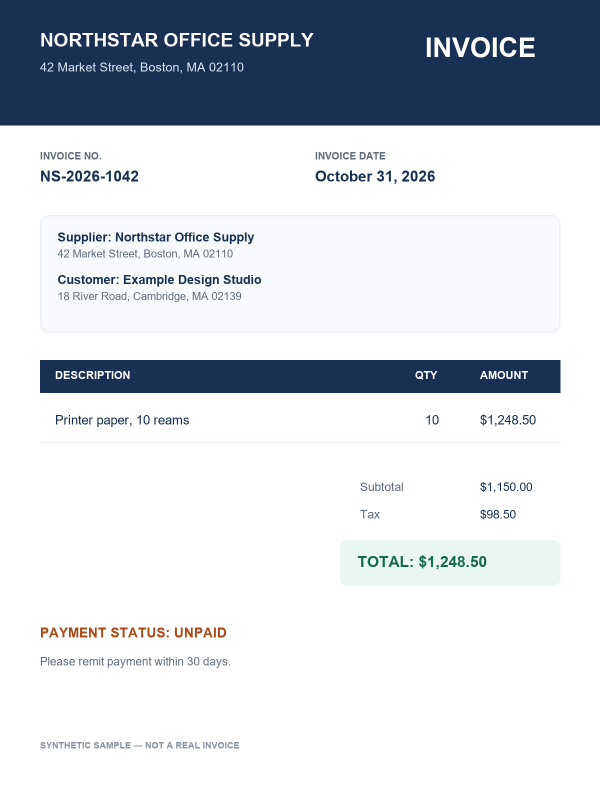
#> input picture samples/sample_invoice.png, 1200 x 1600 px (shown at 1/2 size)
$ python create_demo_video.py
#> lines starting #> are read from the running program, lines starting #| are printed output that depends on the picture
"""Create a short MP4 walkthrough from the real sample output and app workflow."""

from __future__ import annotations

import json
from pathlib import Path

import cv2
import numpy as np
from PIL import Image, ImageDraw, ImageFont


ROOT = Path(__file__).resolve().parents[1]
WIDTH, HEIGHT = 1280, 720
NAVY = "#183153"
BLUE = "#3478D4"
GREEN = "#16845B"
INK = "#202B3C"
MUTED = "#68778A"
BG = "#F3F6FA"
WHITE = "#FFFFFF"


def font(size: int, bold: bool = False) -> ImageFont.FreeTypeFont | ImageFont.ImageFont:
    path = Path("C:/Windows/Fonts") / ("arialbd.ttf" if bold else "arial.ttf")
    return ImageFont.truetype(str(path), size=size) if path.exists() else ImageFont.load_default(size=size)


def text(draw: ImageDraw.ImageDraw, xy: tuple[int, int], value: str, size: int = 22,
         color: str = INK, bold: bool = False) -> None:
    draw.text(xy, value, font=font(size, bold), fill=color)


def base_scene(step: int, title: str) -> tuple[Image.Image, ImageDraw.ImageDraw]:
    canvas = Image.new("RGB", (WIDTH, HEIGHT), BG)
    draw = ImageDraw.Draw(canvas)
    draw.rectangle((0, 0, WIDTH, 76), fill=NAVY)
    text(draw, (44, 22), "DOCUMENT INTELLIGENCE", 26, WHITE, True)
    text(draw, (902, 26), "LOCAL STREAMLIT DEMO", 18, "#C8D8EB", True)
    text(draw, (50, 100), title, 32, NAVY, True)
    draw.rounded_rectangle((50, 158, 495, 665), radius=18, fill=WHITE, outline="#DDE5EF", width=2)
    draw.rounded_rectangle((520, 158, 1230, 665), radius=18, fill=WHITE, outline="#DDE5EF", width=2)
    text(draw, (76, 176), "SAMPLE DOCUMENT", 16, MUTED, True)
    text(draw, (546, 176), f"STEP {step} OF 4", 16, BLUE, True)
    return canvas, draw


def add_invoice_preview(canvas: Image.Image) -> None:
    sample = Image.open(ROOT / "samples" / "sample_invoice.png").convert("RGB")
    sample.thumbnail((385, 430))
    x = 80 + (385 - sample.width) // 2
    y = 212 + (430 - sample.height) // 2
    canvas.paste(sample, (x, y))
    draw = ImageDraw.Draw(canvas)
    draw.rounded_rectangle((76, 210, 469, 647), radius=8, outline="#DDE5EF", width=2)
    draw.rounded_rectangle((92, 614, 450, 646), radius=8, fill="#EDF4FF")
    text(draw, (105, 620), "sample_invoice.pdf  •  1 page", 15, BLUE, True)


def make_scenes() -> list[Image.Image]:
    result_path = ROOT / "output_examples" / "sample_invoice_pdf_output.json"
    result = json.loads(result_path.read_text(encoding="utf-8"))
    fields = result["fields"]
    scenes: list[Image.Image] = []

    canvas, draw = base_scene(1, "Upload an image or PDF")
    add_invoice_preview(canvas)
    draw = ImageDraw.Draw(canvas)
    text(draw, (550, 228), "Choose a file from your computer", 24, INK, True)
    draw.rounded_rectangle((555, 282, 1195, 392), radius=14, fill="#F6F9FD", outline="#BFD3ED", width=2)
    text(draw, (588, 309), "sample_invoice.pdf", 24, NAVY, True)
    text(draw, (588, 348), "PDF document selected", 17, MUTED)
    draw.rounded_rectangle((555, 430, 820, 488), radius=12, fill=BLUE)
    text(draw, (590, 446), "Analyze document", 20, WHITE, True)
    text(draw, (555, 535), "The existing layout model and Tesseract OCR run locally.", 18, MUTED)
    scenes.append(canvas)

    canvas, draw = base_scene(2, "Review extracted fields")
    add_invoice_preview(canvas)
    draw = ImageDraw.Draw(canvas)
    text(draw, (550, 225), "Document type: invoice", 23, NAVY, True)
    y = 277
    display_names = {
        "supplier_name": "Supplier",
        "customer_name": "Customer",
        "date": "Date",
        "amount": "Total amount",
        "status": "Payment status",
    }
    for name, label in display_names.items():
        value = fields[name].get("value") or "Not found"
        draw.rounded_rectangle((550, y, 1195, y + 54), radius=9, fill="#F7F9FC")
        text(draw, (570, y + 16), label, 17, MUTED, True)
        text(draw, (840, y + 15), str(value), 18, INK)
        text(draw, (1090, y + 16), fields[name]["extraction_status"], 14, GREEN, True)
        y += 68
    draw.rounded_rectangle((550, 625, 1195, 655), radius=8, fill="#E8F6EF")
    text(draw, (570, 631), "Required fields extracted • verify against the source", 15, GREEN, True)
    scenes.append(canvas)

    canvas, draw = base_scene(3, "Ask a question about the document")
    add_invoice_preview(canvas)
    draw = ImageDraw.Draw(canvas)
    qa = result["question_answers"][-1]
    draw.rounded_rectangle((555, 240, 1195, 319), radius=12, fill="#F3F7FC")
    text(draw, (580, 255), qa["question"], 21, NAVY, True)
    draw.rounded_rectangle((555, 342, 1195, 435), radius=12, fill="#EAF7F1")
    text(draw, (580, 358), "ANSWER", 15, GREEN, True)
    text(draw, (580, 386), str(qa["answer"]), 27, INK, True)
    text(draw, (555, 472), "Evidence from OCR", 17, MUTED, True)
    text(draw, (555, 505), f'“{qa["evidence"]}”', 22, NAVY)
    draw.rounded_rectangle((555, 568, 770, 615), radius=10, fill=BLUE)
    text(draw, (582, 580), "Status: answered", 17, WHITE, True)
    text(draw, (555, 630), "No supporting text? The app labels the answer not found or uncertain.", 15, MUTED)
    scenes.append(canvas)

    canvas, draw = base_scene(4, "Download consistent JSON output")
    add_invoice_preview(canvas)
    draw = ImageDraw.Draw(canvas)
    text(draw, (555, 225), "Structured result", 22, NAVY, True)
    json_text = json.dumps(
        {
            "source_file": result["source_file"],
            "fields": {
                name: {"value": field["value"], "status": field["extraction_status"]}
                for name, field in fields.items()
            },
            "needs_review": result["needs_review"],
            "question_answers": result["question_answers"],
        },
        indent=2,
        ensure_ascii=False,
    )
    draw.rounded_rectangle((555, 270, 1195, 590), radius=12, fill="#172337")
    y = 291
    for line in json_text.splitlines()[:13]:
        text(draw, (580, y), line, 16, "#D7E6F7")
        y += 22
    draw.rounded_rectangle((555, 610, 855, 654), radius=10, fill=GREEN)
    text(draw, (580, 620), "Download structured JSON", 17, WHITE, True)
    scenes.append(canvas)

    return scenes


def main() -> None:
    scenes = make_scenes()
#> (reads output_examples/sample_invoice_pdf_output.json from the repository)
#> in make_scenes, `canvas, draw = base_scene(1, "Upload an image or PDF")`:
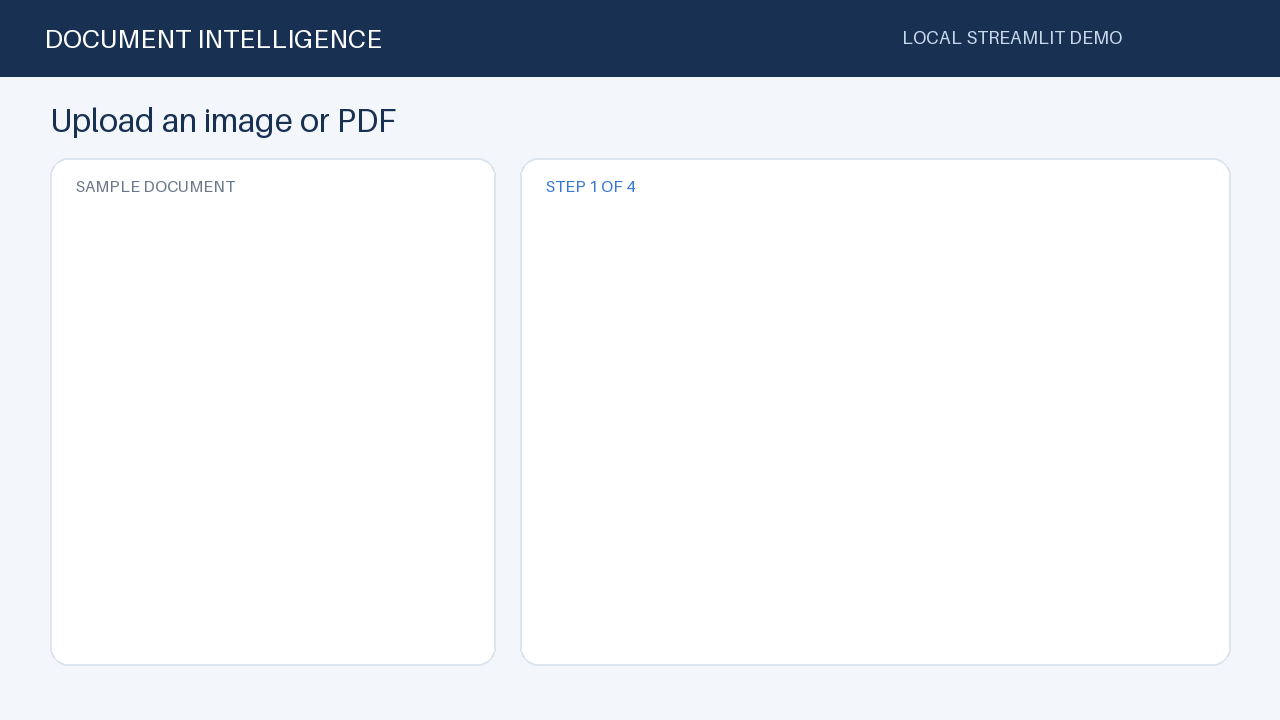
#> canvas: PIL image 1280x720 RGB; mean R, G, B 226.8, 230.4, 235.1
#> in add_invoice_preview, sample is the input picture: PIL image 1200x1600 RGB; mean R, G, B 207.9, 213.3, 220
#> in add_invoice_preview, `sample.thumbnail((385, 430))`:
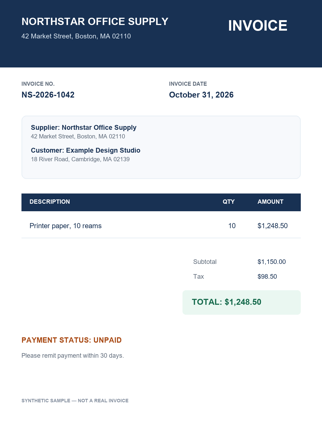
#> sample: PIL image 322x430 RGB; mean R, G, B 207.8, 213.2, 219.9
#> in add_invoice_preview, `canvas.paste(sample, (x, y))`:
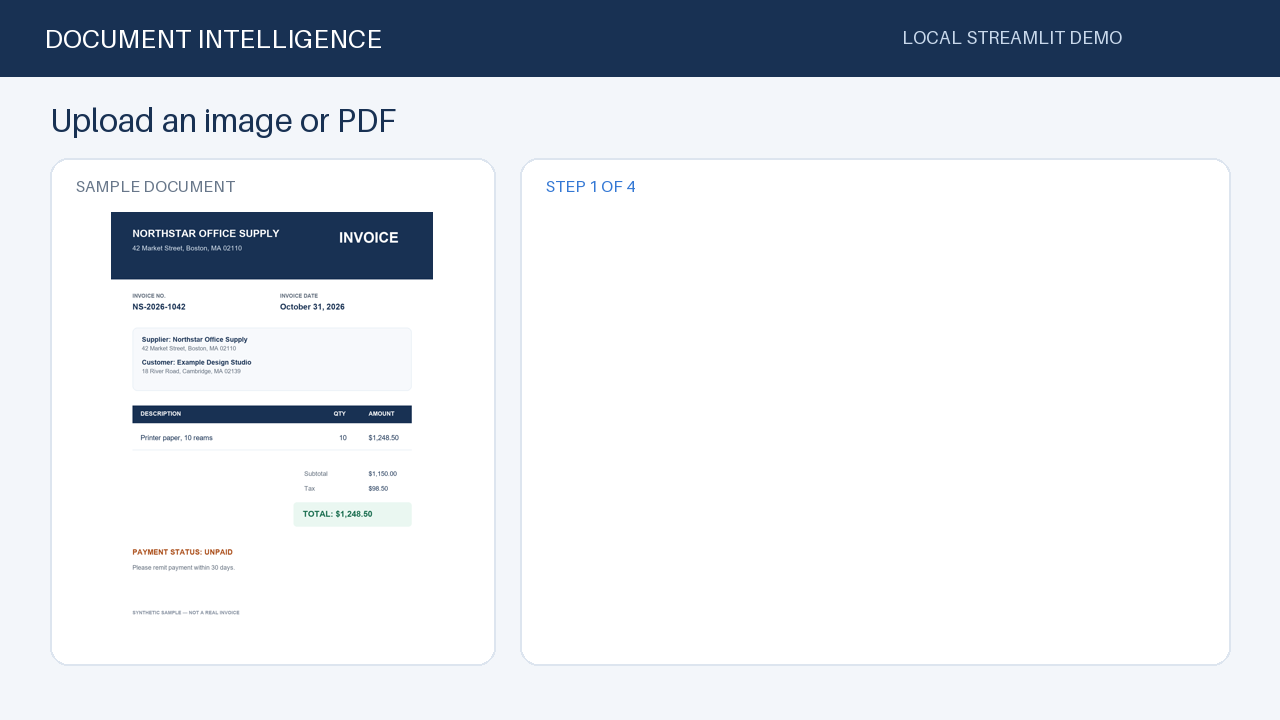
#> canvas: PIL image 1280x720 RGB; mean R, G, B 219.7, 224.1, 229.9
#> after the loop in make_scenes, `for name, label in display_names.items():`: y = 617
#> after the loop in make_scenes, `for line in json_text.splitlines()[:13]:`: y = 577
#> scenes = 4 items
    output = Path(__file__).resolve().parent / "document_intelligence_demo.mp4"
    writer = cv2.VideoWriter(
        str(output), cv2.VideoWriter_fourcc(*"mp4v"), 12.0, (WIDTH, HEIGHT)
    )
    if not writer.isOpened():
        raise RuntimeError("This OpenCV build cannot write MP4 video files.")

    for index, scene in enumerate(scenes):
        frame = cv2.cvtColor(np.array(scene), cv2.COLOR_RGB2BGR)
        for _ in range(36):
            writer.write(frame)
        if index < len(scenes) - 1:
            next_frame = cv2.cvtColor(np.array(scenes[index + 1]), cv2.COLOR_RGB2BGR)
            for blend_index in range(1, 13):
                amount = blend_index / 13
                writer.write(cv2.addWeighted(frame, 1 - amount, next_frame, amount, 0))
#> this loop made 4 passes
#> pass 1, in main, `frame = cv2.cvtColor(np.array(scene), cv2.COLOR_RGB2BGR)`:
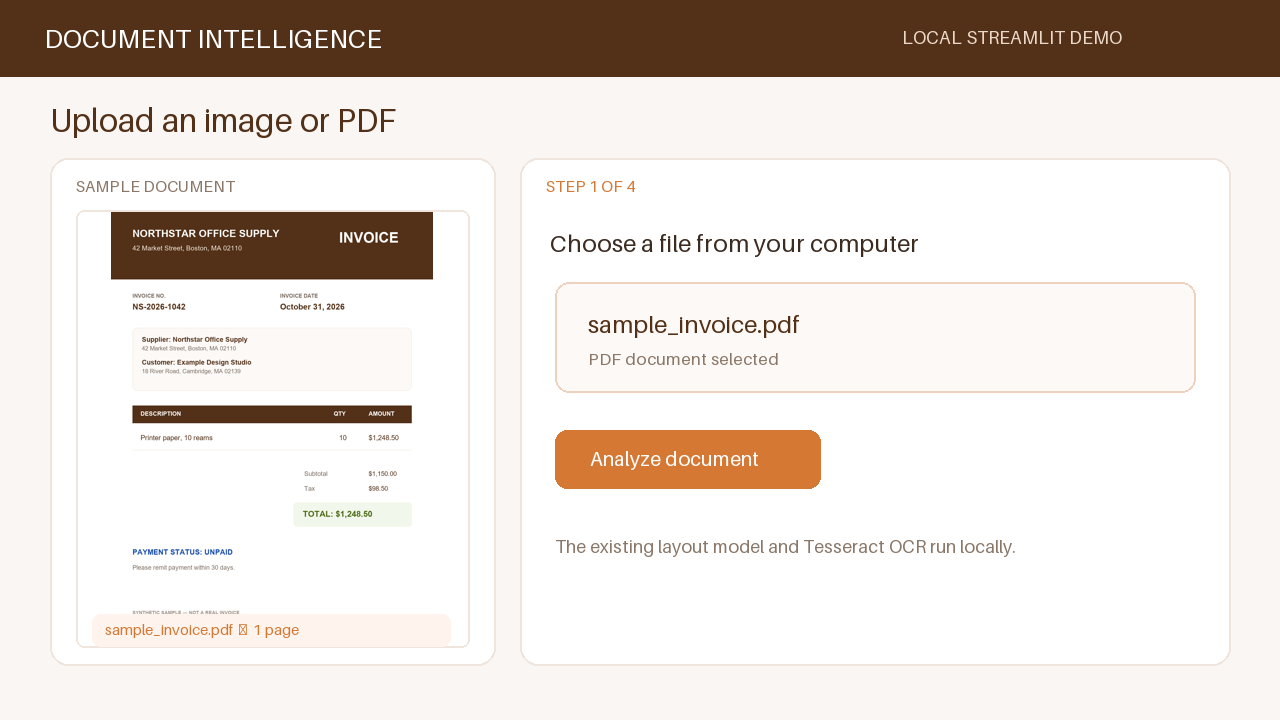
#> frame: shape (720, 1280, 3); mean R, G, B 228, 220, 214.1
#> pass 1, in main, `next_frame = cv2.cvtColor(np.array(scenes[index + 1]), cv2.COLOR_RGB2B..`:
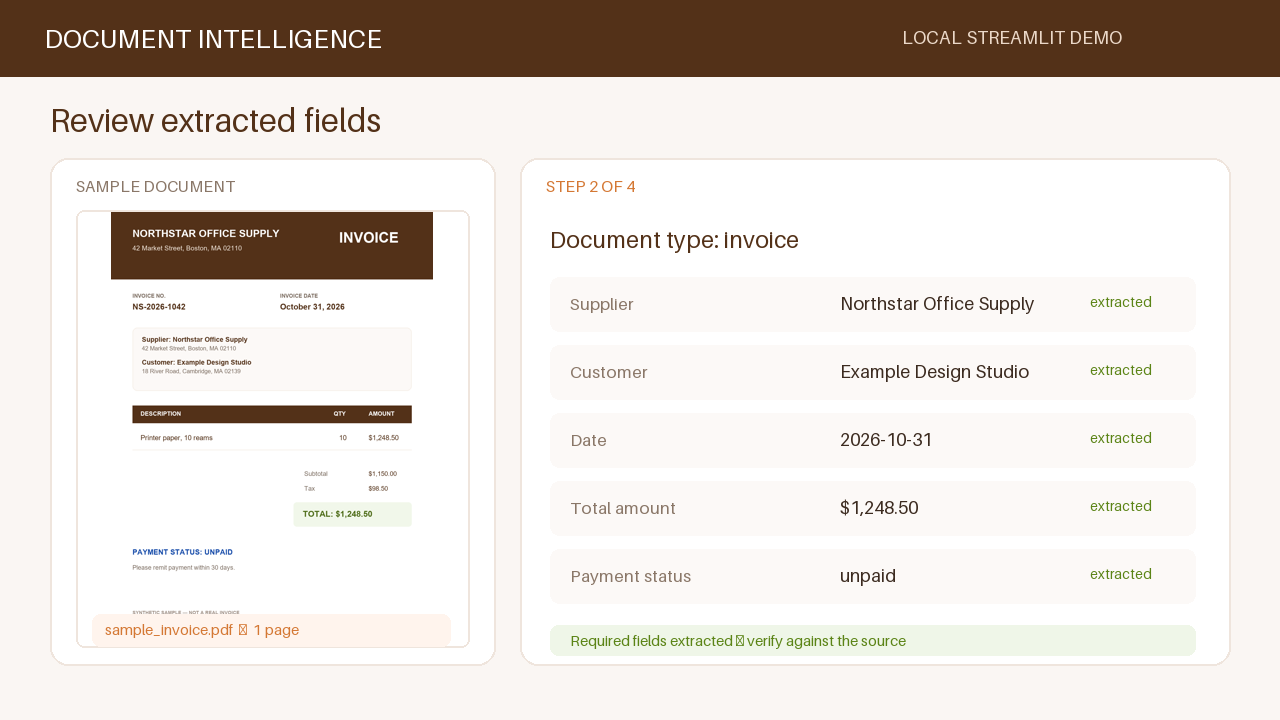
#> next_frame: shape (720, 1280, 3); mean R, G, B 227.6, 221.2, 215.7
#> pass 3, in main, `next_frame = cv2.cvtColor(np.array(scenes[index + 1]), cv2.COLOR_RGB2B..`:
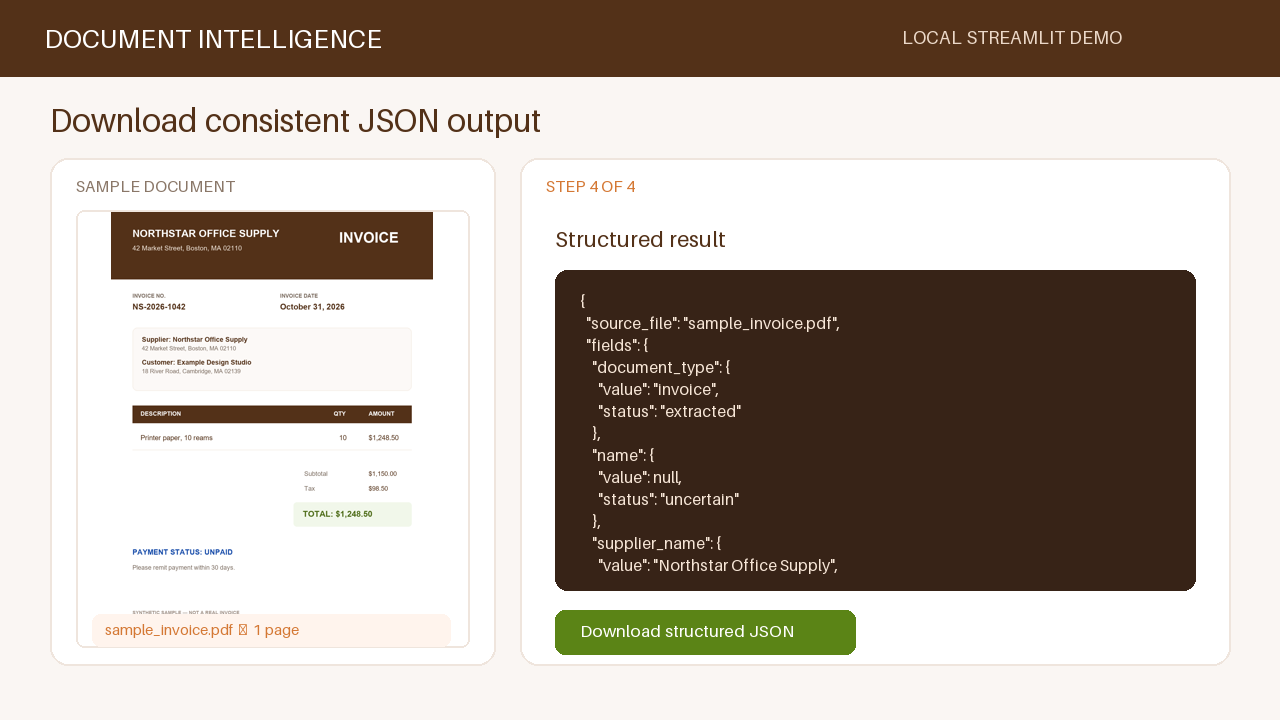
#> next_frame: shape (720, 1280, 3); mean R, G, B 183.5, 173.5, 164.8
    writer.release()
    print(f"Created {output} ({len(scenes)} workflow scenes).")
#| Created demo/document_intelligence_demo.mp4 (4 workflow scenes).


if __name__ == "__main__":
    main()
